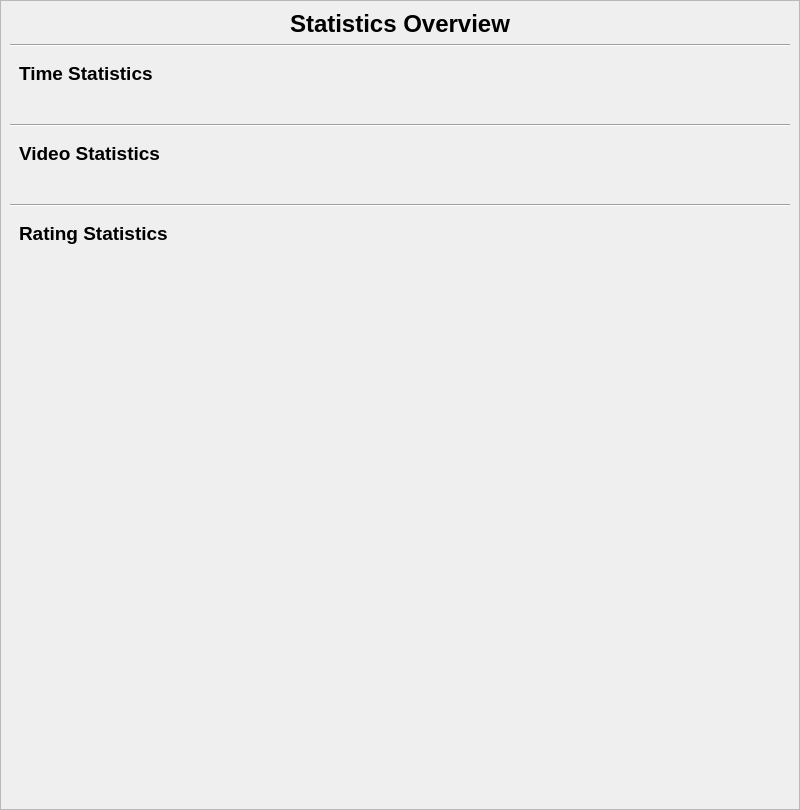
<?xml version="1.0" encoding="UTF-8"?>
<ui version="4.0">
 <class>StatsDialog</class>
 <widget class="QDialog" name="StatsDialog">
  <property name="geometry">
   <rect>
    <x>0</x>
    <y>0</y>
    <width>800</width>
    <height>810</height>
   </rect>
  </property>
  <property name="windowTitle">
   <string>Statistics</string>
  </property>
  <layout class="QVBoxLayout" name="verticalLayout">
   <property name="spacing">
    <number>0</number>
   </property>
   <property name="leftMargin">
    <number>0</number>
   </property>
   <property name="topMargin">
    <number>0</number>
   </property>
   <property name="rightMargin">
    <number>0</number>
   </property>
   <property name="bottomMargin">
    <number>0</number>
   </property>
   <item>
    <widget class="QScrollArea" name="scrollArea">
     <property name="widgetResizable">
      <bool>true</bool>
     </property>
     <widget class="QWidget" name="scrollAreaWidgetContents">
      <property name="geometry">
       <rect>
        <x>0</x>
        <y>0</y>
        <width>798</width>
        <height>808</height>
       </rect>
      </property>
      <layout class="QVBoxLayout" name="verticalLayout_2">
       <item>
        <widget class="QLabel" name="title_label">
         <property name="font">
          <font>
           <pointsize>18</pointsize>
           <bold>true</bold>
          </font>
         </property>
         <property name="text">
          <string>Statistics Overview</string>
         </property>
         <property name="alignment">
          <set>Qt::AlignmentFlag::AlignCenter</set>
         </property>
        </widget>
       </item>
       <item>
        <widget class="Line" name="line">
         <property name="orientation">
          <enum>Qt::Orientation::Horizontal</enum>
         </property>
        </widget>
       </item>
       <item>
        <widget class="QWidget" name="time_stats_container" native="true">
         <layout class="QVBoxLayout" name="time_stats_layout">
          <item>
           <widget class="QLabel" name="time_stats_title">
            <property name="font">
             <font>
              <pointsize>14</pointsize>
              <bold>true</bold>
             </font>
            </property>
            <property name="text">
             <string>Time Statistics</string>
            </property>
           </widget>
          </item>
          <item>
           <widget class="QWidget" name="time_grid_container" native="true">
            <layout class="QGridLayout" name="time_grid_layout"/>
           </widget>
          </item>
         </layout>
        </widget>
       </item>
       <item>
        <widget class="Line" name="line_2">
         <property name="orientation">
          <enum>Qt::Orientation::Horizontal</enum>
         </property>
        </widget>
       </item>
       <item>
        <widget class="QWidget" name="video_stats_container" native="true">
         <layout class="QVBoxLayout" name="video_stats_layout">
          <item>
           <widget class="QLabel" name="video_stats_title">
            <property name="font">
             <font>
              <pointsize>14</pointsize>
              <bold>true</bold>
             </font>
            </property>
            <property name="text">
             <string>Video Statistics</string>
            </property>
           </widget>
          </item>
          <item>
           <widget class="QWidget" name="video_grid_container" native="true">
            <layout class="QGridLayout" name="video_grid_layout"/>
           </widget>
          </item>
         </layout>
        </widget>
       </item>
       <item>
        <widget class="Line" name="line_3">
         <property name="orientation">
          <enum>Qt::Orientation::Horizontal</enum>
         </property>
        </widget>
       </item>
       <item>
        <widget class="QWidget" name="rating_stats_container" native="true">
         <layout class="QVBoxLayout" name="rating_stats_layout">
          <item>
           <widget class="QLabel" name="rating_stats_title">
            <property name="font">
             <font>
              <pointsize>14</pointsize>
              <bold>true</bold>
             </font>
            </property>
            <property name="text">
             <string>Rating Statistics</string>
            </property>
           </widget>
          </item>
          <item>
           <widget class="QWidget" name="rating_grid_container" native="true">
            <layout class="QGridLayout" name="rating_grid_layout"/>
           </widget>
          </item>
          <item>
           <widget class="QWidget" name="rating_distribution_container" native="true">
            <layout class="QGridLayout" name="rating_distribution_layout"/>
           </widget>
          </item>
         </layout>
        </widget>
       </item>
       <item>
        <spacer name="verticalSpacer">
         <property name="orientation">
          <enum>Qt::Orientation::Vertical</enum>
         </property>
         <property name="sizeHint" stdset="0">
          <size>
           <width>20</width>
           <height>40</height>
          </size>
         </property>
        </spacer>
       </item>
      </layout>
     </widget>
    </widget>
   </item>
  </layout>
 </widget>
 <resources/>
 <connections/>
</ui>
